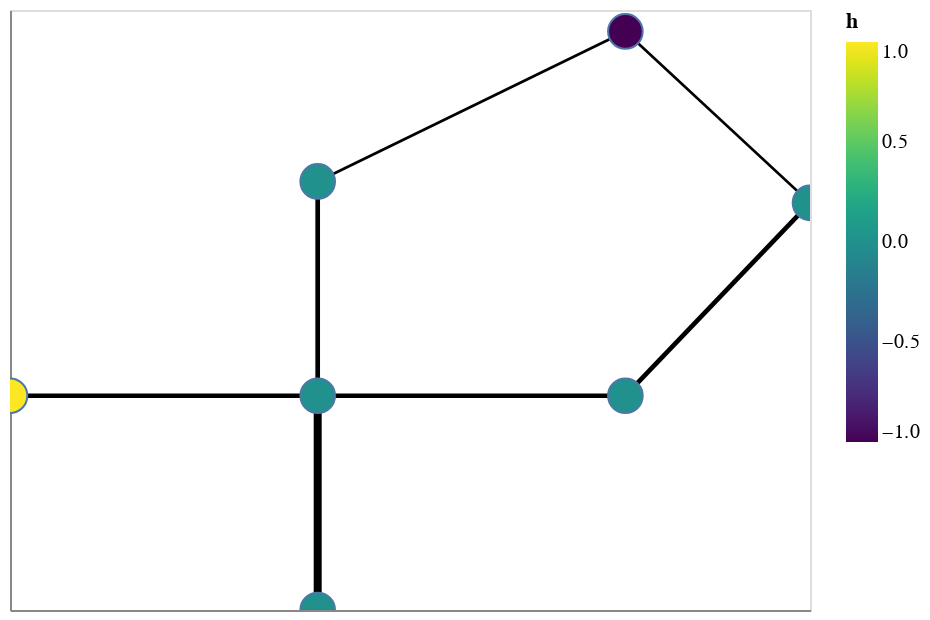

Notebook source saved alongside this figure:
### Code cell
import nx_altair as nxa

viz = nxa.draw_networkx(
    nx_g, pos=pos,
    node_color='h',
    cmap='viridis',
    width='weights',
    edge_color='black',
)

viz.interactive()

### Figure 1 — Vega-Lite specification as saved in the notebook (floating-point values rounded to 4 significant figures)
{"config": {"view": {"continuousWidth": 400, "continuousHeight": 300}}, "layer": [{"data": {"name": "data-2764baf9c344498d4d7132f473c3ef70"}, "mark": {"type": "line", "color": "black", "opacity": 1}, "encoding": {"detail": {"type": "quantitative", "field": "edge"}, "size": {"type": "quantitative", "field": "weights", "legend": null}, "x": {"type": "quantitative", "axis": {"grid": false, "labels": false, "ticks": false, "title": ""}, "field": "x"}, "y": {"type": "quantitative", "axis": {"grid": false, "labels": false, "ticks": false, "title": ""}, "field": "y"}}, "selection": {"selector001": {"type": "interval", "bind": "scales", "encodings": ["x", "y"]}}}, {"data": {"name": "data-7c085e41a0ba696f971001950deb034f"}, "mark": {"type": "point", "opacity": 1, "size": 300, "strokeWidth": 1.0}, "encoding": {"fill": {"type": "quantitative", "field": "h", "scale": {"scheme": "viridis"}}, "x": {"type": "quantitative", "axis": {"grid": false, "labels": false, "ticks": false}, "field": "x"}, "y": {"type": "quantitative", "axis": {"grid": false, "labels": false, "ticks": false}, "field": "y"}}}], "$schema": "https://vega.github.io/schema/vega-lite/v4.8.1.json", "datasets": {"data-2764baf9c344498d4d7132f473c3ef70": [{"target": 1, "y": 10, "edge": 0, "weights": 0.4, "x": 10, "pair": [0, 1], "source": 0}, {"target": 1, "y": 10, "edge": 0, "weights": 0.4, "x": 15, "pair": [0, 1], "source": 0}, {"target": 2, "y": 10, "edge": 1, "weights": 0.4, "x": 15, "pair": [1, 2], "source": 1}, {"target": 2, "y": 20, "edge": 1, "weights": 0.4, "x": 15, "pair": [1, 2], "source": 1}, {"target": 3, "y": 10, "edge": 2, "weights": 0.4, "x": 15, "pair": [1, 3], "source": 1}, {"target": 3, "y": 10, "edge": 2, "weights": 0.4, "x": 20, "pair": [1, 3], "source": 1}, {"target": 4, "y": 10, "edge": 3, "weights": 0.9, "x": 15, "pair": [1, 4], "source": 1}, {"target": 4, "y": 0, "edge": 3, "weights": 0.9, "x": 15, "pair": [1, 4], "source": 1}, {"target": 5, "y": 20, "edge": 4, "weights": 0.1, "x": 15, "pair": [2, 5], "source": 2}, {"target": 5, "y": 27, "edge": 4, "weights": 0.1, "x": 20, "pair": [2, 5], "source": 2}, {"target": 6, "y": 10, "edge": 5, "weights": 0.4, "x": 20, "pair": [3, 6], "source": 3}, {"target": 6, "y": 19, "edge": 5, "weights": 0.4, "x": 23, "pair": [3, 6], "source": 3}, {"target": 6, "y": 27, "edge": 6, "weights": 0.1, "x": 20, "pair": [5, 6], "source": 5}, {"target": 6, "y": 19, "edge": 6, "weights": 0.1, "x": 23, "pair": [5, 6], "source": 5}], "data-7c085e41a0ba696f971001950deb034f": [{"y": 10, "x": 10, "h": 1}, {"y": 10, "x": 15, "h": 0}, {"y": 20, "x": 15, "h": 0}, {"y": 10, "x": 20, "h": 0}, {"y": 0, "x": 15, "h": 0}, {"y": 27, "x": 20, "h": -1}, {"y": 19, "x": 23, "h": 0}]}}
